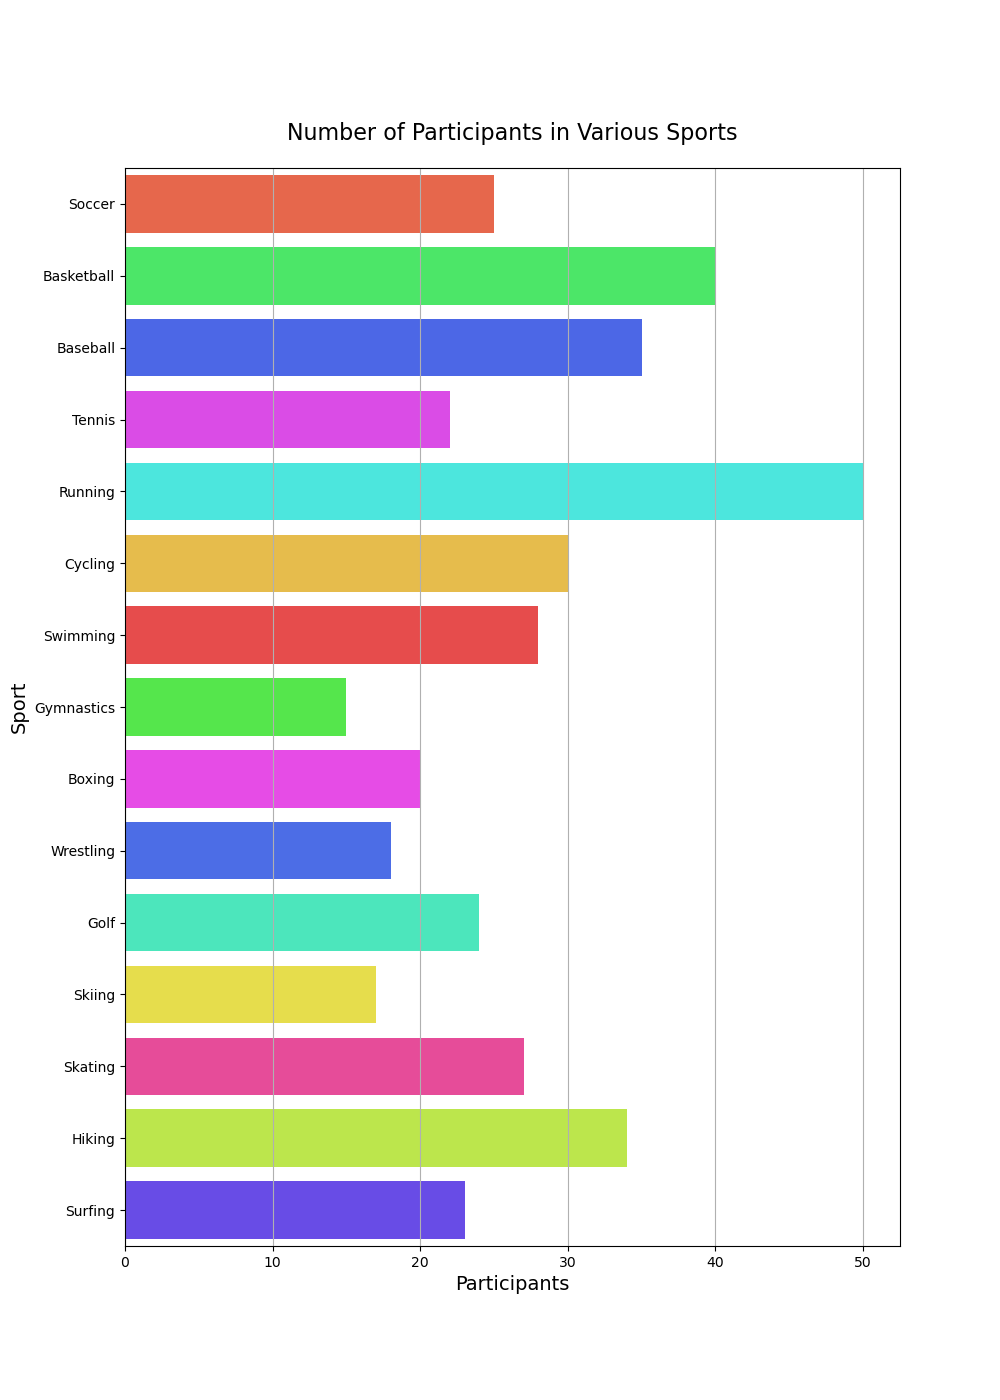

The Python source for this figure:

import seaborn as sns
import pandas as pd
import matplotlib.pyplot as plt

data = {
    'Sport': ['Soccer', 'Basketball', 'Baseball', 'Tennis', 'Running', 'Cycling', 'Swimming', 'Gymnastics', 'Boxing', 'Wrestling', 'Golf', 'Skiing', 'Skating', 'Hiking', 'Surfing'],
    'Participants': [25, 40, 35, 22, 50, 30, 28, 15, 20, 18, 24, 17, 27, 34, 23]
}

df = pd.DataFrame(data)

plt.figure(figsize=(10, 14))
sns.barplot(x='Participants', y='Sport', data=df, palette=["#FF5733", "#33FF57", "#3357FF", "#F033FF", "#33FFF3", "#FFC733", "#FF3333", "#3FFF33", "#FF33FF", "#335FFF", "#33FFC7", "#FFF333", "#FF3399", "#C7FF33", "#5733FF"], linewidth=2.0)

plt.title('Number of Participants in Various Sports', fontsize=16, pad=20)
plt.xlabel('Participants', fontsize=14)
plt.ylabel('Sport', fontsize=14)
plt.grid(axis='x')

plt.show()
